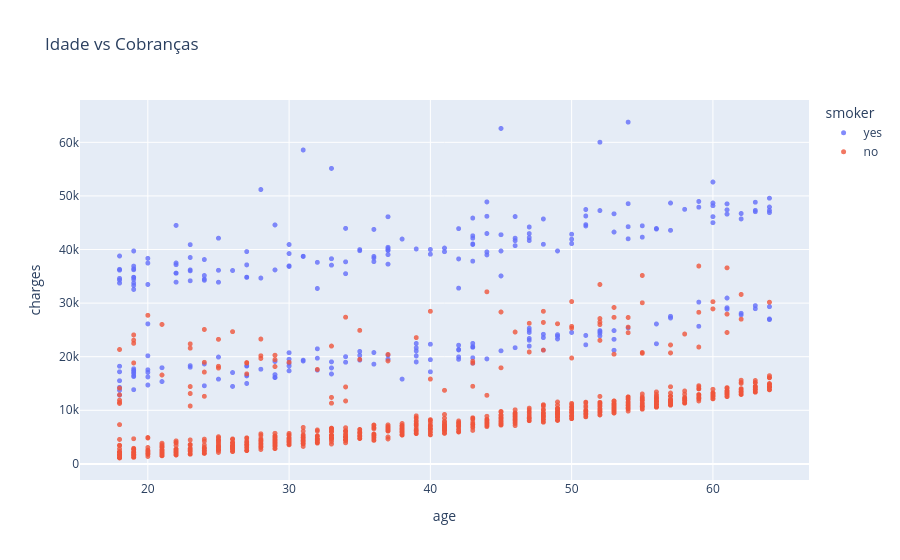

Source (notebook cell):
### Code cell
fig = px.scatter(df,
                 x='age',
                 y='charges',
                 color='smoker',
                 opacity=0.8,
                 hover_data=['sex'],
                 title='Idade vs Cobranças')

fig.update_traces(marker_size=5)
fig.show()

### Figure 1 — Plotly figure (JSON) as saved in the notebook; plotly's stock layout.template omitted (floating-point values rounded to 4 significant figures; data arrays with more than 128 entries replaced by an {"elided": "..."} marker saying what was removed)
{"data": [{"customdata": {"elided": "274x1 str values"}, "hovertemplate": "smoker=yes<br>age=%{x}<br>charges=%{y}<br>sex=%{customdata[0]}<extra></extra>", "legendgroup": "yes", "marker": {"color": "#636efa", "opacity": 0.8, "size": 5, "symbol": "circle"}, "mode": "markers", "name": "yes", "showlegend": true, "type": "scattergl", "x": {"elided": "274 int values"}, "xaxis": "x", "y": {"elided": "274 float values"}, "yaxis": "y"}, {"customdata": {"elided": "1064x1 str values"}, "hovertemplate": "smoker=no<br>age=%{x}<br>charges=%{y}<br>sex=%{customdata[0]}<extra></extra>", "legendgroup": "no", "marker": {"color": "#EF553B", "opacity": 0.8, "size": 5, "symbol": "circle"}, "mode": "markers", "name": "no", "showlegend": true, "type": "scattergl", "x": {"elided": "1064 int values"}, "xaxis": "x", "y": {"elided": "1064 float values"}, "yaxis": "y"}], "layout": {"legend": {"title": {"text": "smoker"}, "tracegroupgap": 0}, "title": {"text": "Idade vs Cobranças"}, "xaxis": {"anchor": "y", "domain": [0, 1], "title": {"text": "age"}}, "yaxis": {"anchor": "x", "domain": [0, 1], "title": {"text": "charges"}}}}
